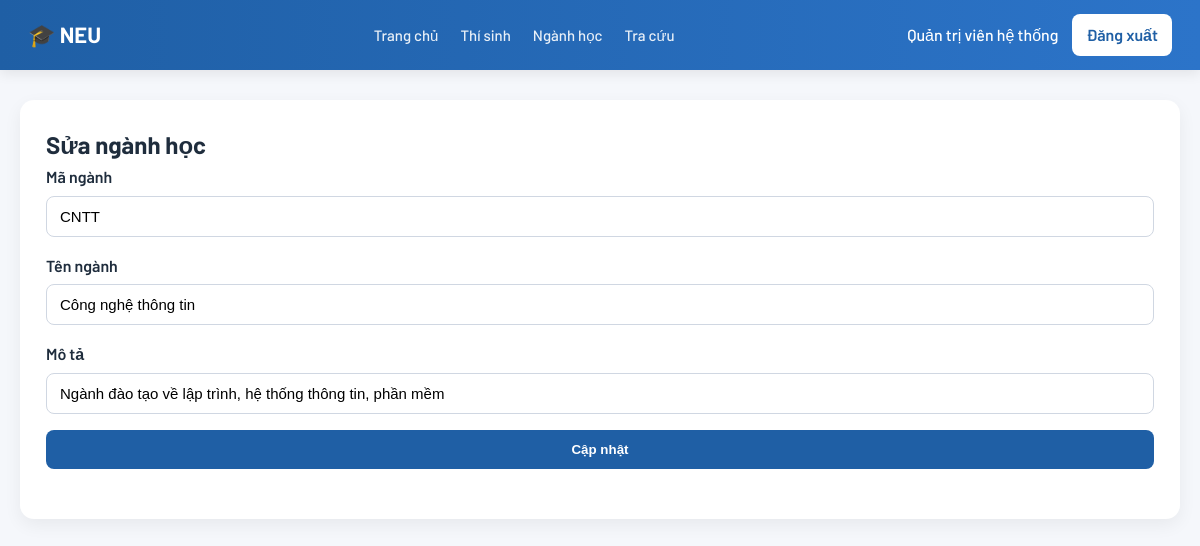
/majors/admin/edit/1 (signed in), run on the app's committed database.
### tables this page shows
CREATE TABLE nganh_hoc (
    id INTEGER PRIMARY KEY AUTOINCREMENT,
    ma_nganh TEXT NOT NULL UNIQUE,
    ten_nganh TEXT NOT NULL,
    mo_ta TEXT
);

### majors/views.py (the view, shortened to what this page needs)
@majors_bp.route("/admin/edit/<int:id>", methods=["GET", "POST"])
@login_required
@role_required("admin")
def edit_major(id):
    conn = get_db_connection()
    major = conn.execute(
        """
        SELECT id, ma_nganh, ten_nganh, mo_ta
        FROM nganh_hoc
        WHERE id = ?
        """,
        (id,)
    ).fetchone()
    if major is None:
        conn.close()
        return "Không tìm thấy ngành học.", 404
    conn.close()
    return render_template("admin_major_form.html", major=major)

### majors/views.py (called while the page is built)
def get_db_connection():
    conn = sqlite3.connect(DATABASE)
    conn.row_factory = sqlite3.Row
    return conn

def login_required(func):
    @wraps(func)
    def wrapper(*args, **kwargs):
        if not session.get("user_id"):
            return redirect(url_for("auth.login"))
        return func(*args, **kwargs)
    return wrapper

def role_required(role):
    def decorator(func):
        @wraps(func)
        def wrapper(*args, **kwargs):
            if session.get("role") != role:
                return "Bạn không có quyền truy cập.", 403
            return func(*args, **kwargs)
        return wrapper
    return decorator

### templates/admin_major_form.html (shortened to what this page needs)
{% extends "base.html" %}
{% block content %}
<div class="page-card">
    <h2>
        {% if major %}Sửa ngành học{% else %}Thêm ngành học{% endif %}
    </h2>
    <form method="POST" class="form-grid">
        <div class="form-group">
            <label>Mã ngành</label>
            <input type="text" name="ma_nganh" value="{{ major.ma_nganh if major else '' }}" required>
        </div>
        <div class="form-group">
            <label>Tên ngành</label>
            <input type="text" name="ten_nganh" value="{{ major.ten_nganh if major else '' }}" required>
        </div>
        <div class="form-group">
            <label>Mô tả</label>
            <input type="text" name="mo_ta" value="{{ major.mo_ta if major else '' }}">
        </div>
        <div class="form-group">
            <button type="submit" class="btn-submit">
                {% if major %}Cập nhật{% else %}Thêm mới{% endif %}
            </button>
        </div>
    </form>
</div>
{% endblock %}

### static/style.css (style rules this page uses)
* { margin: 0; padding: 0; box-sizing: border-box; }
body { font-family: 'Barlow', sans-serif; background: #f5f7fb; color: #1f2d3d; line-height: 1.6; }
.page-card { background: #fff; border-radius: 14px; padding: 26px; box-shadow: 0 6px 18px rgba(0,0,0,0.06); }
.btn-submit, .btn-action, .btn-small { border: none; cursor: pointer; font-weight: 600; border-radius: 8px; transition: all 0.2s ease; }
.btn-submit { width: 100%; padding: 12px; background: #1f5fa5; color: white; }
.form-grid { display: grid; gap: 16px; margin-bottom: 24px; }
.form-group label { font-weight: 600; margin-bottom: 6px; display: block; }
.form-group input, .form-group select { width: 100%; padding: 11px 13px; border-radius: 8px; border: 1px solid #d0d7e2; font-size: 15px; transition: 0.2s; }

### data on the page
nganh_hoc: ma_nganh "CNTT", ten_nganh "Công nghệ thông tin", mo_ta "Ngành đào tạo về lập trình, hệ thống thông tin, phần mềm"

### other printed values
{{ session.get("display_name") }} "Quản trị viên hệ thống"
